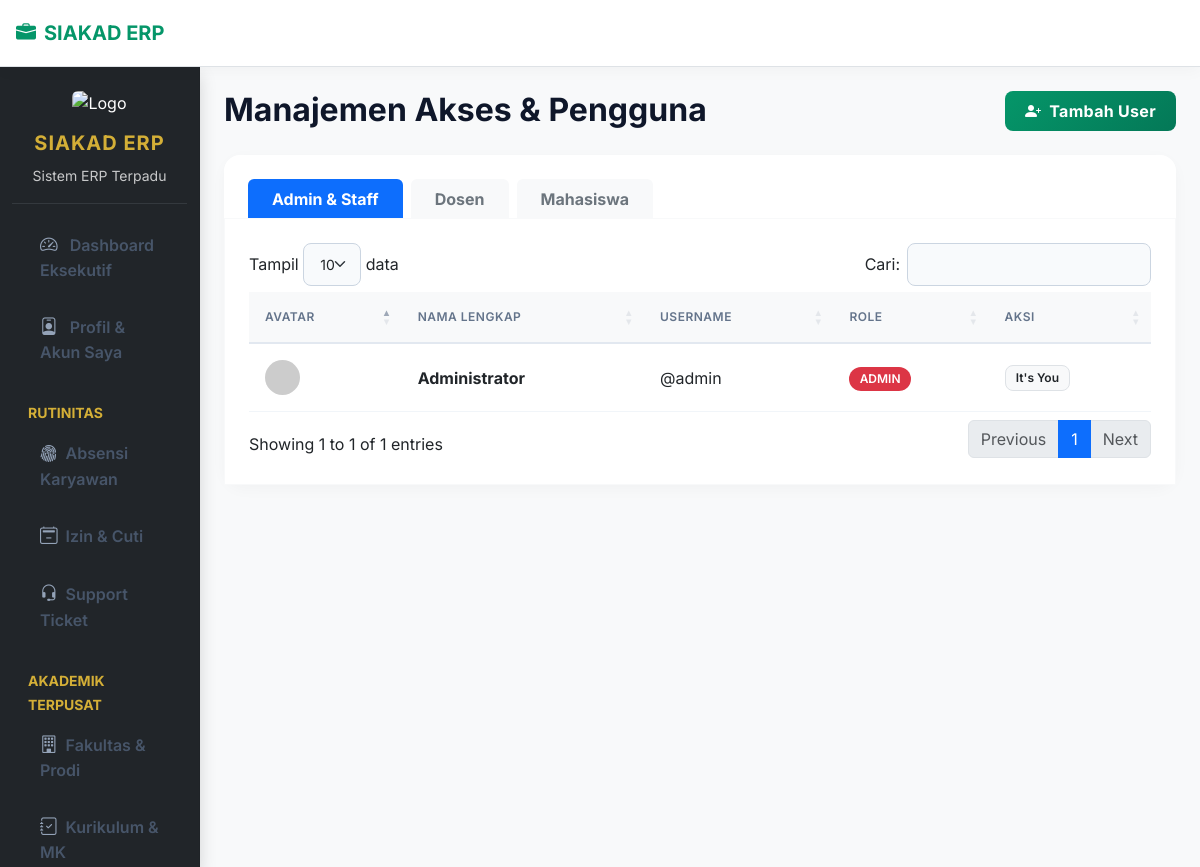
/views/admin/kelola_user.php (signed in), run on the app's committed database.
### tables this page shows
CREATE TABLE `users` (
  `id_user` int(11) NOT NULL AUTO_INCREMENT,
  `username` varchar(50) NOT NULL,
  `password` varchar(255) NOT NULL,
  `role` enum('admin','dosen','mahasiswa') NOT NULL,
  `id_mhs` int(11) DEFAULT NULL,
  `id_dosen` int(11) DEFAULT NULL,
  `is_active` tinyint(1) NOT NULL DEFAULT 1,
  `nama` varchar(100) DEFAULT 'Pengguna',
  `foto` varchar(255) DEFAULT NULL,
  PRIMARY KEY (`id_user`),
  UNIQUE KEY `username` (`username`),
  KEY `id_mhs` (`id_mhs`),
  KEY `id_dosen` (`id_dosen`),
  CONSTRAINT `users_ibfk_1` FOREIGN KEY (`id_mhs`) REFERENCES `mahasiswa` (`id_mhs`),
  CONSTRAINT `users_ibfk_2` FOREIGN KEY (`id_dosen`) REFERENCES `dosen` (`id_dosen`)
);

### includes/load_settings.php (called while the page is built, shortened)
<?php
$sys = [];
if (!isset($sys['nama_kampus'])) $sys['nama_kampus'] = 'SIAKAD ERP';
if (!isset($sys['logo_kampus'])) $sys['logo_kampus'] = 'public/img/logo_default.png';

### views/admin/kelola_user.php (the view, shortened to what this page needs)
<?php
require_once '../../middleware/auth.php';
require_once '../../config/db.php';
$staff = $pdo->query("SELECT * FROM users WHERE role IN ('admin','superadmin') ORDER BY nama ASC")->fetchAll();
?>
<!DOCTYPE html>
<html lang="id">
<head>
    <link href="https://cdn.jsdelivr.net/npm/bootstrap@5.3.0/dist/css/bootstrap.min.css" rel="stylesheet">
    <link rel="stylesheet" href="https://cdn.jsdelivr.net/npm/bootstrap-icons@1.11.1/font/bootstrap-icons.css">
    <link href="https://cdn.datatables.net/1.13.6/css/dataTables.bootstrap5.min.css" rel="stylesheet" />
    <link rel="stylesheet" href="../../public/css/style.css">
</head>
<body class="bg-light">
<nav class="navbar navbar-expand-lg navbar-light bg-white border-bottom sticky-top shadow-sm px-3">
    <a class="navbar-brand fw-bold text-primary" href="dashboard.php"><i class="bi bi-briefcase-fill me-2"></i><?= htmlspecialchars($sys['nama_kampus']) ?></a>
</nav>
<div class="container-fluid">
    <div class="row">
        <?php include 'includes/sidebar.php'; ?>
        <main class="col-md-10 ms-sm-auto px-md-4 py-4">
            <div class="d-flex justify-content-between align-items-center mb-4">
                <h2 class="fw-bold mb-0">Manajemen Akses & Pengguna</h2>
                <button class="btn btn-primary fw-bold" data-bs-toggle="modal" data-bs-target="#modalUser" onclick="resetForm()"><i class="bi bi-person-plus-fill me-2"></i>Tambah User</button>
            </div>
            <div class="card border-0 shadow-sm rounded-4">
                <div class="card-header bg-white border-bottom-0 pt-4 pb-0">
                    <ul class="nav nav-tabs border-bottom-0 gap-2" role="tablist">
                        <li class="nav-item">
                            <button class="nav-link active fw-bold px-4 border-0 rounded-top" data-bs-toggle="tab" data-bs-target="#tab-staff">Admin & Staff</button>
                        </li>
                        <li class="nav-item">
                            <button class="nav-link fw-bold px-4 border-0 rounded-top text-secondary" data-bs-toggle="tab" data-bs-target="#tab-dosen">Dosen</button>
                        </li>
                        <li class="nav-item">
                            <button class="nav-link fw-bold px-4 border-0 rounded-top text-secondary" data-bs-toggle="tab" data-bs-target="#tab-mhs">Mahasiswa</button>
                        </li>
                    </ul>
                </div>
                <div class="card-body p-4 bg-white border border-light">
                    <div class="tab-content">
                        <div class="tab-pane fade show active" id="tab-staff">
                            <table class="table table-hover align-middle datatable w-100">
                                <thead class="table-light"><tr><th>Avatar</th><th>Nama Lengkap</th><th>Username</th><th>Role</th><th>Aksi</th></tr></thead>
                                <tbody>
                                    <?php foreach($staff as $u): ?>
                                    <tr>
                                        <td><img src="https://ui-avatars.com/api/?name=<?= urlencode($u['nama']) ?>&background=random" class="rounded-circle" width="35"></td>
                                        <td class="fw-bold"><?= htmlspecialchars($u['nama']) ?></td>
                                        <td>@<?= htmlspecialchars($u['username']) ?></td>
                                        <td><span class="badge bg-danger rounded-pill"><?= strtoupper($u['role']) ?></span></td>
                                        <td><?= buildActions($u) ?></td>
                                    </tr>
                                    <?php endforeach; ?>
                                </tbody>
                            </table>
                        </div>
                    </div>
                </div>
            </div>
        </main>
    </div>
</div>
<?php
function buildActions($u) {
    if($_SESSION['user']['id'] == $u['id_user']) return '<span class="badge bg-light text-dark border">It\'s You</span>';
    $json = htmlspecialchars(json_encode($u), ENT_QUOTES, 'UTF-8');
    return "
        <button class='btn btn-sm btn-outline-primary border-0 me-1' onclick='editUser($json)'><i class='bi bi-pencil'></i></button>
        <form method='post' class='d-inline' onsubmit=\"return confirm('Hapus akses login pengguna ini?');\">
            <input type='hidden' name='aksi' value='hapus'>
            <input type='hidden' name='id' value='{$u['id_user']}'>
            <button type='submit' class='btn btn-sm btn-outline-danger border-0'><i class='bi bi-trash'></i></button>
        </form>
    ";
}
?>
</body>
</html>

### public/css/style.css (style rules this page uses)
:root { --stis-green: #059669; --stis-green-hover: #047857; --stis-green-soft: rgba(5, 150, 105, 0.08); --stis-gold: #d4af37; --stis-gold-dark: #b5952f; --glass-bg: rgba(255, 255, 255, 0.7); --glass-border: rgba(255, 255, 255, 0.4); }
.text-primary { color: var(--stis-green) !important; }
.btn-primary { background-color: var(--stis-green) !important; border-color: var(--stis-green) !important; color: white !important; }
body { font-family: 'Inter', sans-serif; background-color: #f4f7f9; color: #2b3445; }
.card { border: none !important; border-radius: 1.25rem !important; box-shadow: 0 10px 30px rgba(0, 0, 0, 0.04) !important; transition: transform 0.3s cubic-bezier(0.34, 1.56, 0.64, 1), box-shadow 0.3s ease; background: #ffffff; }
.card-header { background-color: #ffffff; border-bottom: 1px solid rgba(0, 0, 0, 0.04); padding: 1.25rem 1.5rem; border-top-left-radius: 1rem !important; border-top-right-radius: 1rem !important; font-weight: 700; }
.card-body { padding: 1.5rem; }
.table { vertical-align: middle; margin-bottom: 0; }
.table thead th { background-color: #f8f9fa; color: #64748b; font-weight: 600; text-transform: uppercase; font-size: 0.75rem; letter-spacing: 0.5px; border-bottom: 2px solid #e2e8f0; border-top: none; padding: 1rem; }
.table tbody td { padding: 1rem; border-bottom: 1px solid #f1f5f9; }
.btn { font-weight: 600; letter-spacing: 0.3px; border-radius: 0.5rem; padding: 0.5rem 1.25rem; transition: all 0.2s ease; }
.btn-primary { background: linear-gradient(135deg, var(--stis-green), var(--stis-green-hover)) !important; border: none !important; }
.badge { font-weight: 600; padding: 0.5em 0.85em; border-radius: 0.5rem; }
h1, h2, h3, h4, h5, h6 { font-weight: 700; color: #0f172a; }
.navbar { box-shadow: 0 2px 15px rgba(0,0,0,0.04) !important; padding: 0.8rem 1.5rem; }
.shadow-sm { box-shadow: 0 4px 15px rgba(0,0,0,0.03) !important; }

### views/admin/kelola_user.php (style rules this page uses)
.nav-tabs .nav-link { background: #f8f9fa; color: #6c757d; }
.nav-tabs .nav-link.active { background: var(--bs-primary) !important; color: white !important; }

### data on the page
users: nama "Administrator", username "admin", role "ADMIN", shows "It"

### other printed values
$sys['nama_kampus'] "SIAKAD ERP"
